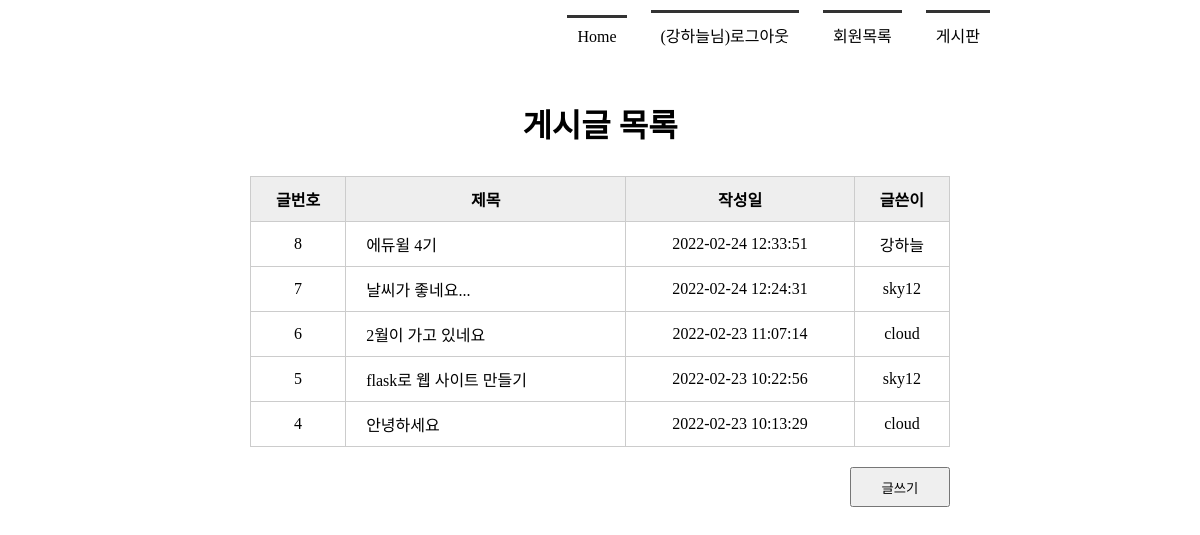
The page /boardlist/ (signed in) on the database its author committed.
### tables this page shows
CREATE TABLE board(
            bno integer PRIMARY KEY AUTOINCREMENT,
            title text NOT NULL,
            content text NOT NULL,
            createDate timestamp date DEFAULT (datetime('now', 'localtime')),
            mid char(5) NOT NULL,
            FOREIGN KEY(mid) REFERENCES member(mid) ON DELETE CASCADE
        );

### app.py (the view)
@app.route('/boardlist/')
def boardlist():
    conn = getconn()
    cur = conn.cursor()
    sql = "SELECT * FROM board ORDER BY bno DESC"
    cur.execute(sql)
    rs = cur.fetchall()
    conn.close()
    return render_template('boardlist.html', rs = rs)

### model/model_member.py (called while the page is built)
def getconn():
    conn = sqlite3.connect("./members.db")
    return conn

### templates/boardlist.html (shortened to what this page needs)
<!DOCTYPE html>
<html lang="en">
<head>
    <link rel="stylesheet" href="{{ url_for('static', filename='style.css')  }}">
</head>
<body>
    <div id="container">
        {% include 'navbar.html' %}
        <section>
            <h1>게시글 목록</h1>
            <table class="tbl_board">
                <tr>
                    <th>글번호</th><th>제목</th><th>작성일</th><th>글쓴이</th>
                </tr>
                {% for i in rs %}
                <tr>
                    <td>{{ i[0] }}</td>
                    <td><a href="{{ url_for('board_view', bno=i[0]) }}">{{ i[1] }}</a></td>
                    <td>{{ i[3] }}</td>
                    <td>{{ i[4] }}</td>
                </tr>
                {% endfor %}
            </table>
            <div class="btn_write">
                <button type="button"
                        onclick="location.href='/writing/'">글쓰기</button>
            </div>
        </section>
    </div>
</body>
</html>

### templates/navbar.html
<header>
    <nav>
        <ul>
            {% if session %}
                <li><a href="{{ url_for('index') }}">Home</a></li>
                <li><a href="{{ url_for('logout') }}">({{ session['userName'] }}님)로그아웃</a></li>
                <li><a href="{{ url_for('memberlist') }}">회원목록</a></li>
                <li><a href="{{ url_for('boardlist') }}">게시판</a></li>
            {% else %}
                <li><a href="{{ url_for('index') }}">Home</a></li>
                <li><a href="{{ url_for('login') }}">로그인</a></li>
                <li><a href="{{ url_for('register') }}">회원가입</a></li>
                <li><a href="{{ url_for('boardlist') }}">게시판</a></li>
            {% endif %}
        </ul>
    </nav>
</header>

### static/style.css (style rules this page uses)
* { margin: 0; padding: 0; }
#container { width: 1000px; margin: 0 auto; }
header { height: 100px; }
nav ul { list-style: none; text-align: right; margin-right: 100px; }
nav ul li { display: inline-block; margin: 10px; border-top: 3px solid #333; padding: 10px; }
nav ul li a { text-decoration: none; color: #000; }
section { text-align: center; }
section h1 { font-size: 2em; margin-bottom: 30px; }
section table { width: 600px; margin:0 auto; border-collapse: collapse; }
section table, th, td { border: 1px solid #ccc; padding: 10px }
section .tbl_board { width: 700px; }
section .tbl_board th { background: #eee; }
section .tbl_board a { text-decoration: none; color: #000; }
section .tbl_board td:nth-child(2) { text-align: left; padding-left: 20px }
section .btn_write { text-align: right; margin: 20px 150px; }
section .btn_write button { width: 100px; height: 40px; }

### rows shown on the page
board: userName "강하늘", bno "8", title "에듀윌 4기", createDate "2022-02-24 12:33:51", mid "강하늘"
board: bno "7", title "날씨가 좋네요...", createDate "2022-02-24 12:24:31", mid "sky12"
board: bno "6", title "2월이 가고 있네요", createDate "2022-02-23 11:07:14", mid "cloud"
board: bno "5", title "flask로 웹 사이트 만들기", createDate "2022-02-23 10:22:56", mid "sky12"
board: bno "4", title "안녕하세요", createDate "2022-02-23 10:13:29", mid "cloud"
